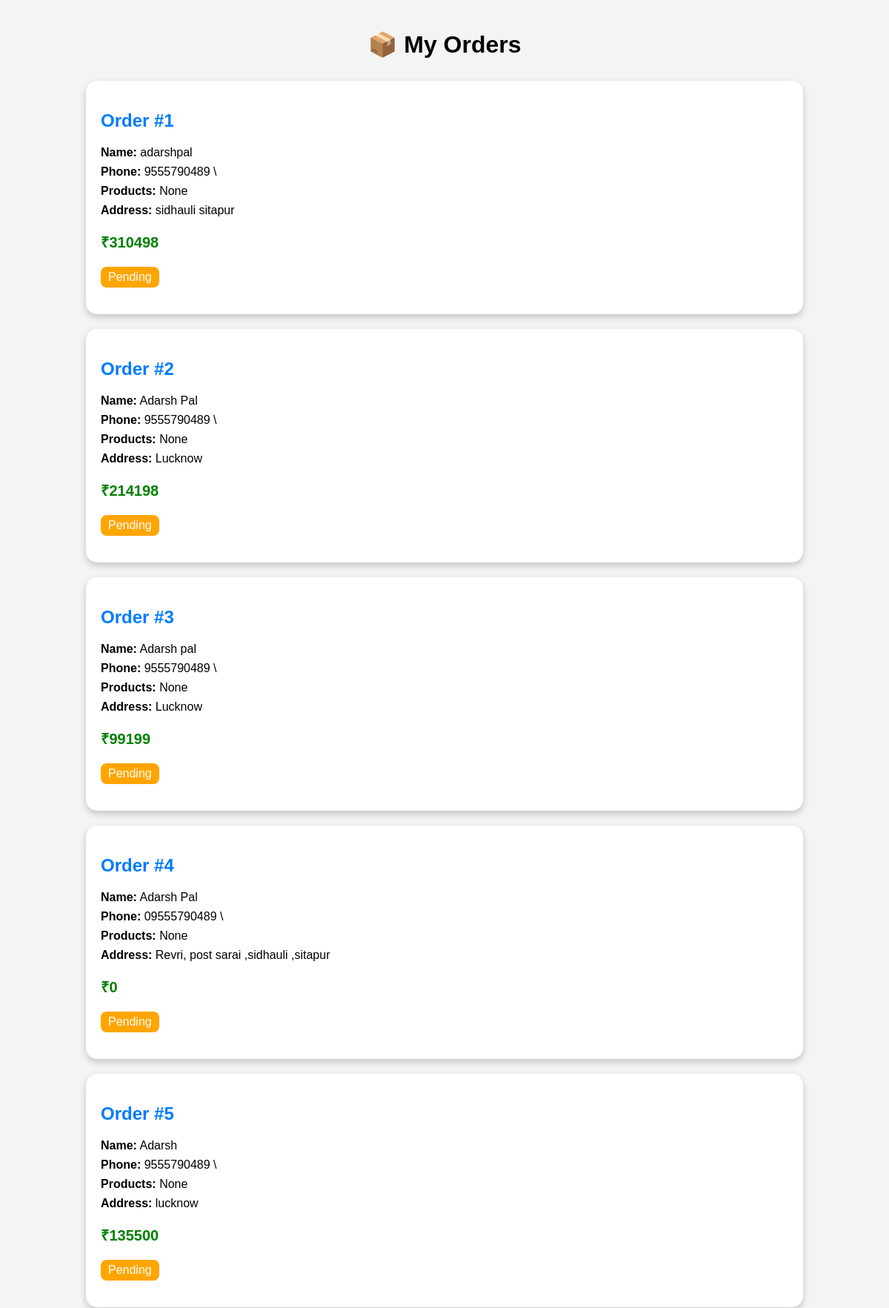
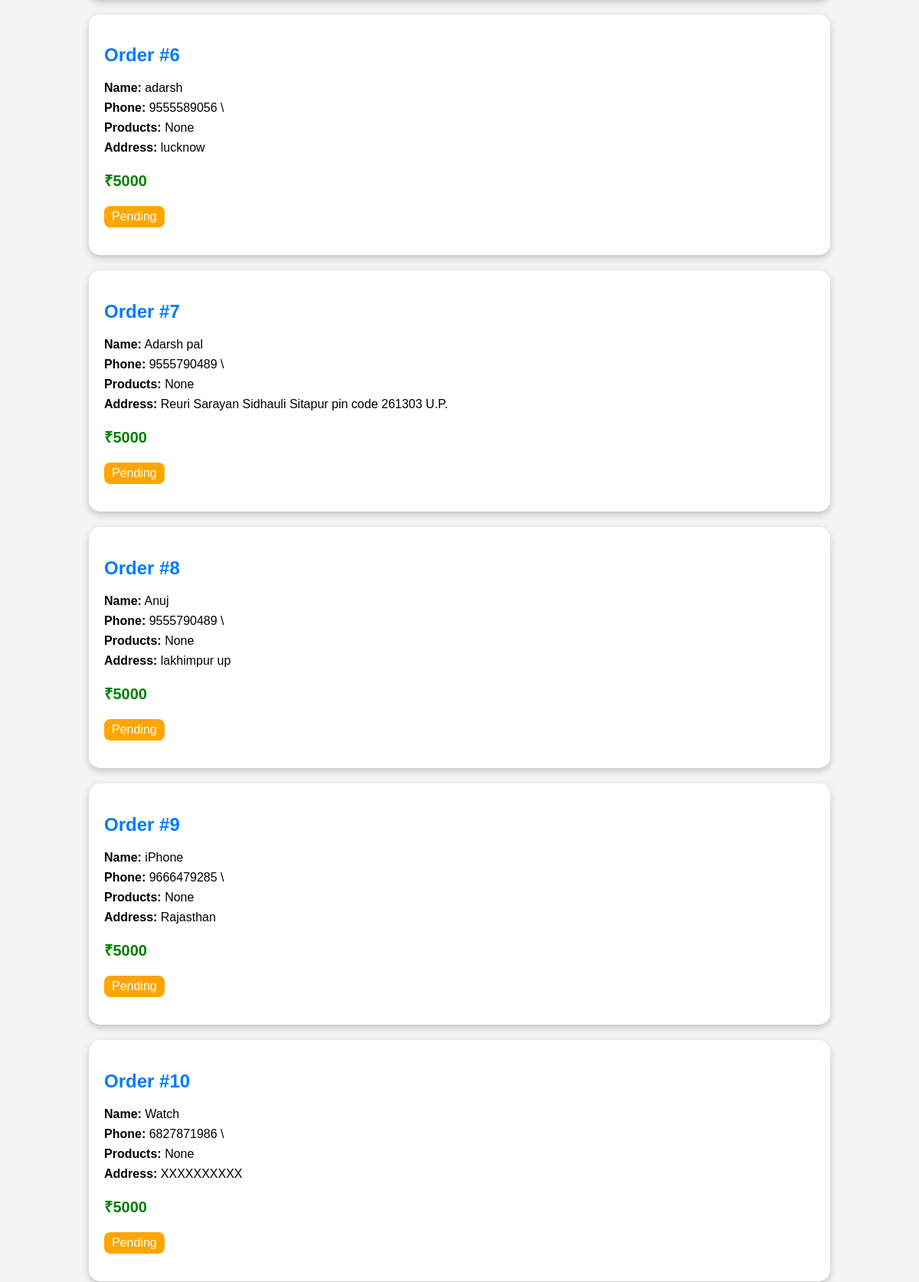
Page /myorders/ (upper part) on the committed database (2 pictures, top to bottom).
### store/models.py (models this page shows, shortened)
class Order(models.Model):
    name = models.CharField(max_length=100)
    product = models.TextField(
        null=True,
        blank=True
    )
    address = models.TextField()
    phone = models.CharField(
        max_length=15
    )
    total_price = models.IntegerField()
    created_at = models.DateTimeField(
        auto_now_add=True,
        null=True
    )

### store/views.py (the view)
# urls.py: path('myorders/', views.my_orders, name='my_orders'),
def my_orders(request):
    orders = Order.objects.all()
    return render(
        request,
        "my_orders.html",
        {
            "orders": orders
        }
    )

### store/templates/my_orders.html (shortened to what this page needs)
<!DOCTYPE html>
<html>
<head>
</head>
<body>
<h1>📦 My Orders</h1>
<div class="order-container">
{% for order in orders %}
<div class="order-card">
<h2>Order #{{order.id}}</h2>
<p class="info">
<strong>Name:</strong>
{{order.name}}
</p>
<p class="info">
<strong>Phone:</strong>
{{order.phone}}                  \
</p>
<p class="info">
<strong>Products:</strong>
{{order.product}}
</p>
<p class="info">
<strong>Address:</strong>
{{order.address}}
</p>
<p class="price">
₹{{order.total_price}}
</p>
<p>
<span class="status">
Pending
</span>
</p>
</div>
{% empty %}
<h2 style="text-align:center;">
No Orders Found
</h2>
{% endfor %}
</div>
</body>
</html>

### store/templates/my_orders.html (style rules this page uses)
body { font-family:Arial,sans-serif; background:#f4f4f4; margin:0; padding:20px; }
h1 { text-align:center; margin-bottom:30px; }
.order-container { display:flex; flex-direction:column; gap:20px; }
.order-card { width:80%; margin:auto; background:white; padding:20px; border-radius:15px; box-shadow:0px 4px 10px rgba(0,0,0,0.2); }
.order-card h2 { color:#007bff; }
.info { margin:8px 0; }
.price { color:green; font-weight:bold; font-size:20px; }
.status { display:inline-block; background:orange; color:white; padding:5px 10px; border-radius:8px; }

### rows in the picture
Order: id "1", name "adarshpal", phone "9555790489", product "None", address "sidhauli sitapur", total_price "310498"
Order: id "2", name "Adarsh Pal", phone "9555790489", product "None", address "Lucknow", total_price "214198"
Order: id "3", name "Adarsh pal", phone "9555790489", product "None", address "Lucknow", total_price "99199"
Order: id "4", name "Adarsh Pal", phone "09555790489", product "None", address "Revri, post sarai ,sidhauli ,sitapur", total_price "0"
Order: id "5", name "Adarsh", phone "9555790489", product "None", address "lucknow", total_price "135500"
Order: id "6", name "adarsh", phone "9555589056", product "None", address "lucknow", total_price "5000"
Order: id "7", name "Adarsh pal", phone "9555790489", product "None", address "Reuri Sarayan Sidhauli Sitapur pin code 261303 U.P.", total_price "5000"
Order: id "8", name "Anuj", phone "9555790489", product "None", address "lakhimpur up", total_price "5000"
Order: id "9", name "iPhone", phone "9666479285", product "None", address "Rajasthan", total_price "5000"
Order: id "10", name "Watch", phone "6827871986", product "None", address "XXXXXXXXXX", total_price "5000"
